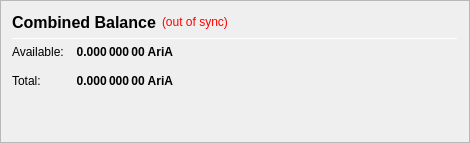
                   <widget class="QFrame" name="frame_CombinedBalances">
                    <property name="minimumSize">
                     <size>
                      <width>470</width>
                      <height>0</height>
                     </size>
                    </property>
                    <property name="frameShape">
                     <enum>QFrame::StyledPanel</enum>
                    </property>
                    <property name="frameShadow">
                     <enum>QFrame::Raised</enum>
                    </property>
                    <layout class="QVBoxLayout" name="verticalLayout_5">
                     <item>
                      <layout class="QHBoxLayout" name="horizontalLayout_5" stretch="0,0,0">
                       <item>
                        <widget class="QLabel" name="label_5z">
                         <property name="minimumSize">
                          <size>
                           <width>0</width>
                           <height>20</height>
                          </size>
                         </property>
                         <property name="font">
                          <font>
                           <pointsize>12</pointsize>
                           <weight>75</weight>
                           <bold>true</bold>
                          </font>
                         </property>
                         <property name="toolTip">
                          <string>Combined Balance (including unconfirmed and immature coins)</string>
                         </property>
                         <property name="text">
                          <string>Combined Balance</string>
                         </property>
                        </widget>
                       </item>
                       <item>
                        <widget class="QLabel" name="labelWalletStatus">
                         <property name="cursor">
                          <cursorShape>WhatsThisCursor</cursorShape>
                         </property>
                         <property name="toolTip">
                          <string>The displayed information may be out of date. Your wallet automatically synchronizes with the AriA network after a connection is established, but this process has not completed yet.</string>
                         </property>
                         <property name="styleSheet">
                          <string notr="true">QLabel { color: red; }</string>
                         </property>
                         <property name="text">
                          <string notr="true">(out of sync)</string>
                         </property>
                         <property name="alignment">
                          <set>Qt::AlignLeading|Qt::AlignLeft|Qt::AlignVCenter</set>
                         </property>
                        </widget>
                       </item>
                       <item>
                        <spacer name="horizontalSpacer_1">
                         <property name="orientation">
                          <enum>Qt::Horizontal</enum>
                         </property>
                         <property name="sizeHint" stdset="0">
                          <size>
                           <width>40</width>
                           <height>20</height>
                          </size>
                         </property>
                        </spacer>
                       </item>
                      </layout>
                     </item>
                     <item>
                      <widget class="Line" name="line_CombinedBalance">
                       <property name="minimumSize">
                        <size>
                         <width>0</width>
                         <height>1</height>
                        </size>
                       </property>
                       <property name="maximumSize">
                        <size>
                         <width>16777215</width>
                         <height>1</height>
                        </size>
                       </property>
                       <property name="orientation">
                        <enum>Qt::Horizontal</enum>
                       </property>
                      </widget>
                     </item>
                     <item>
                      <layout class="QGridLayout" name="gridLayout_3">
                       <property name="spacing">
                        <number>12</number>
                       </property>
                       <item row="1" column="0">
                        <widget class="QLabel" name="labelBalanceTextz">
                         <property name="text">
                          <string>Available:</string>
                         </property>
                        </widget>
                       </item>
                       <item row="1" column="1">
                        <widget class="QLabel" name="labelBalancez">
                         <property name="font">
                          <font>
                           <weight>75</weight>
                           <bold>true</bold>
                          </font>
                         </property>
                         <property name="cursor">
                          <cursorShape>IBeamCursor</cursorShape>
                         </property>
                         <property name="toolTip">
                          <string>Your current spendable balance</string>
                         </property>
                         <property name="text">
                          <string notr="true">0.000 000 00 AriA</string>
                         </property>
                         <property name="alignment">
                          <set>Qt::AlignRight|Qt::AlignTrailing|Qt::AlignVCenter</set>
                         </property>
                         <property name="textInteractionFlags">
                          <set>Qt::LinksAccessibleByMouse|Qt::TextSelectableByKeyboard|Qt::TextSelectableByMouse</set>
                         </property>
                        </widget>
                       </item>
                       <item row="2" column="0">
                        <widget class="QLabel" name="labelTotalTextz">
                         <property name="text">
                          <string>Total:</string>
                         </property>
                        </widget>
                       </item>
                       <item row="2" column="1">
                        <widget class="QLabel" name="labelTotalz">
                         <property name="font">
                          <font>
                           <weight>75</weight>
                           <bold>true</bold>
                          </font>
                         </property>
                         <property name="cursor">
                          <cursorShape>IBeamCursor</cursorShape>
                         </property>
                         <property name="toolTip">
                          <string>Total Balance, including all unavailable coins.</string>
                         </property>
                         <property name="text">
                          <string notr="true">0.000 000 00 AriA</string>
                         </property>
                         <property name="alignment">
                          <set>Qt::AlignRight|Qt::AlignTrailing|Qt::AlignVCenter</set>
                         </property>
                         <property name="textInteractionFlags">
                          <set>Qt::LinksAccessibleByMouse|Qt::TextSelectableByKeyboard|Qt::TextSelectableByMouse</set>
                         </property>
                        </widget>
                       </item>
                       <item row="2" column="3">
                        <spacer name="horizontalSpacer_2">
                         <property name="orientation">
                          <enum>Qt::Horizontal</enum>
                         </property>
                         <property name="sizeHint" stdset="0">
                          <size>
                           <width>40</width>
                           <height>20</height>
                          </size>
                         </property>
                        </spacer>
                       </item>
                      </layout>
                     </item>
                     <item>
                      <spacer name="verticalSpacer_1">
                       <property name="orientation">
                        <enum>Qt::Vertical</enum>
                       </property>
                       <property name="sizeHint" stdset="0">
                        <size>
                         <width>20</width>
                         <height>40</height>
                        </size>
                       </property>
                      </spacer>
                     </item>
                    </layout>
                   </widget>
